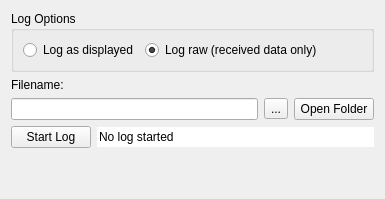
          <widget class="QWidget" name="tab_log">
           <attribute name="title">
            <string>Log</string>
           </attribute>
           <layout class="QVBoxLayout" name="verticalLayout_14">
            <item>
             <widget class="QGroupBox" name="groupBox_5">
              <property name="title">
               <string>Log Options</string>
              </property>
              <layout class="QHBoxLayout" name="horizontalLayout_16">
               <item>
                <widget class="QRadioButton" name="radioButton_log_asDisplayed">
                 <property name="text">
                  <string>Log as displayed</string>
                 </property>
                </widget>
               </item>
               <item>
                <widget class="QRadioButton" name="radioButton_log_raw">
                 <property name="text">
                  <string>Log raw (received data only)</string>
                 </property>
                 <property name="checked">
                  <bool>true</bool>
                 </property>
                </widget>
               </item>
               <item>
                <spacer name="horizontalSpacer_18">
                 <property name="orientation">
                  <enum>Qt::Horizontal</enum>
                 </property>
                 <property name="sizeHint" stdset="0">
                  <size>
                   <width>40</width>
                   <height>20</height>
                  </size>
                 </property>
                </spacer>
               </item>
              </layout>
             </widget>
            </item>
            <item>
             <widget class="QLabel" name="label_21">
              <property name="text">
               <string>Filename:</string>
              </property>
             </widget>
            </item>
            <item>
             <layout class="QHBoxLayout" name="horizontalLayout_15">
              <item>
               <widget class="QLineEdit" name="lineEdit_log_path"/>
              </item>
              <item>
               <widget class="QToolButton" name="toolButton_log_browse">
                <property name="text">
                 <string>...</string>
                </property>
               </widget>
              </item>
              <item>
               <widget class="QPushButton" name="pushButton_log_openFolder">
                <property name="text">
                 <string>Open Folder</string>
                </property>
               </widget>
              </item>
             </layout>
            </item>
            <item>
             <layout class="QHBoxLayout" name="horizontalLayout_17">
              <item>
               <widget class="QPushButton" name="pushButton_log_startStop">
                <property name="text">
                 <string>Start Log</string>
                </property>
               </widget>
              </item>
              <item>
               <widget class="QLineEdit" name="lineEdit_log_status">
                <property name="text">
                 <string>No log started</string>
                </property>
                <property name="frame">
                 <bool>false</bool>
                </property>
                <property name="readOnly">
                 <bool>true</bool>
                </property>
               </widget>
              </item>
             </layout>
            </item>
            <item>
             <spacer name="verticalSpacer_9">
              <property name="orientation">
               <enum>Qt::Vertical</enum>
              </property>
              <property name="sizeType">
               <enum>QSizePolicy::Expanding</enum>
              </property>
              <property name="sizeHint" stdset="0">
               <size>
                <width>20</width>
                <height>40</height>
               </size>
              </property>
             </spacer>
            </item>
           </layout>
          </widget>
